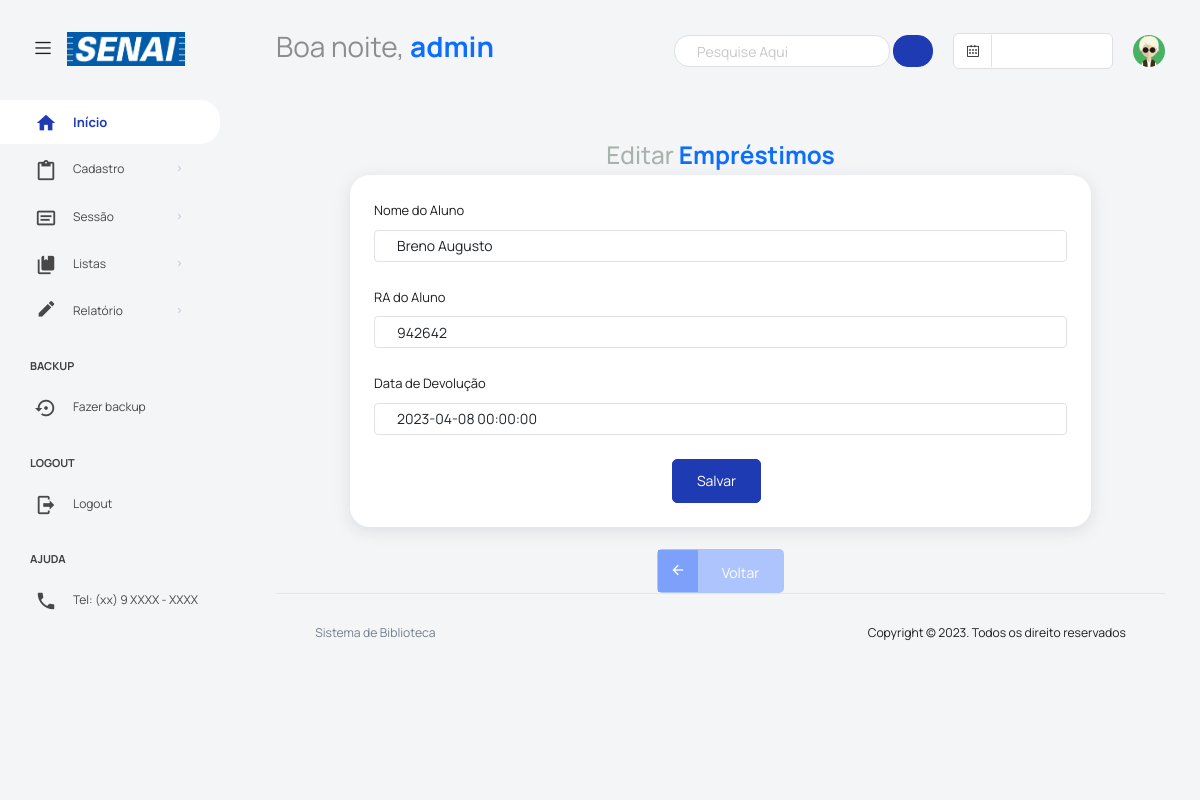
The app's page /editar_emprestimo.php?id_opcao=5 (signed in) with its own data.
### tables this page shows
CREATE TABLE `cad_login` (
  `id_num` int(15) NOT NULL,
  `nome` varchar(70) NOT NULL,
  `email` varchar(70) NOT NULL,
  `senha` varchar(32) NOT NULL
);

CREATE TABLE `emprestimo` (
  `id_opcao` int(30) NOT NULL,
  `nome_aluno` varchar(50) NOT NULL,
  `num_id` int(15) NOT NULL,
  `email` varchar(50) NOT NULL,
  `nome_livro` varchar(60) NOT NULL,
  `nome_livro2` varchar(100) NOT NULL,
  `nome_livro3` varchar(100) NOT NULL,
  `cod_spn` varchar(50) NOT NULL,
  `cod_spn2` varchar(20) NOT NULL,
  `cod_spn3` varchar(20) NOT NULL,
  `emprestimo` varchar(50) NOT NULL,
  `data_e` datetime NOT NULL,
  `data_f` datetime NOT NULL,
  `status` tinyint(1) DEFAULT 1 COMMENT '0 - Devolvido | 1 - Emprestado | 2 - Atrasado'
);

### editar_emprestimo.php (the view, shortened to what this page needs)
<?php
include_once('include/header.php');
if(isset($_POST['nome_aluno'])){
    $id_opcao = $_POST['id_opcao'];
	  $nome_aluno  = $_POST['nome_aluno'];
    $num_id = $_POST['num_id'];
	  $num_id = $_POST['num_id'];
	  $data_f = $_POST['data_f'];
	$sql = "UPDATE emprestimo SET nome_aluno = '$nome_aluno', num_id = $num_id, data_f = '$data_f' WHERE id_opcao = $id_opcao";
	$rodar_sql = mysqli_query($_SESSION['conexao'], $sql);
	if($rodar_sql === TRUE){
    echo '<br><center><label class="badge badge-success" style="font-size:medium;">Dados atualizados</label></center>';
  }else{
    echo '<br><center><label class="badge badge-danger" style="font-size:medium;">Erro ao atualizar</label></center>';
  }
    $sql2 = "SELECT * FROM emprestimo WHERE id_opcao = ".$id_opcao;
	$rodar_sql2 = mysqli_query($_SESSION['conexao'], $sql2);
	$linha = mysqli_fetch_array($rodar_sql2, MYSQLI_ASSOC);
}else{
	$id_get = $_GET['id_opcao'];
	$sql3 = "SELECT * FROM emprestimo WHERE id_opcao = ".$id_get;
	$rodar_sql3 = mysqli_query($_SESSION['conexao'], $sql3);
	$linha = mysqli_fetch_array($rodar_sql3, MYSQLI_ASSOC);
}
?>
<head>
  <link rel="stylesheet" href="vendors/feather/feather.css">
  <link rel="stylesheet" href="vendors/mdi/css/materialdesignicons.min.css">
  <link rel="stylesheet" href="vendors/ti-icons/css/themify-icons.css">
  <link rel="stylesheet" href="vendors/typicons/typicons.css">
  <link rel="stylesheet" href="vendors/simple-line-icons/css/simple-line-icons.css">
  <link rel="stylesheet" href="vendors/css/vendor.bundle.base.css">
  <link rel="stylesheet" href="vendors/datatables.net-bs4/dataTables.bootstrap4.css">
  <link rel="stylesheet" href="js/select.dataTables.min.css">
  <link rel="stylesheet" href="css/vertical-layout-light/style.css">
</head>
<br>
<center><h3 class="welcome-text" style="color: #a8b3ab;">Editar <span class="text-primary fw-bold">Empréstimos</span></h3></center>
              <div class="col-md-10 grid-margin stretch-card" style="margin: 0 auto;">
              <div class="card">
                <div class="card-body">
                  <form class="forms-sample" action="editar_emprestimo.php" method="post">
                    <div class="form-group">
                      <label >Nome do Aluno</label>
                      <input type="text" class="form-control"  name="nome_aluno" value="<?php echo $linha['nome_aluno']; ?>">
                    </div>
                    <div class="form-group">
                      <label >RA do Aluno</label>
                      <input type="text" class="form-control"  name="num_id" value="<?php echo $linha['num_id']; ?>">
                    </div>
                    <div class="form-group">
                      <label >Data de Devolução</label>
                      <input type="text" class="form-control"  name="data_f" value="<?php echo $linha['data_f']; ?>">
                    </div>
                    <center><button type="submit" class="btn btn-primary me-2" value="Enviar">Salvar</button></center>
                  </form>
                </div>
              </div>
            </div>
          <center><br><button type="button" class="btn btn-social-icon-text btn-facebook"><i class="mdi mdi-arrow-left"></i><a href="lista_emprestados.php">Voltar</a></button><br></center>
<?php
include_once('include/footer.php');
?>

### include/header.php (shortened to what this page needs)
<?php
$emaill = $_SESSION['email'];
$sql = "SELECT * FROM cad_login WHERE email = '$emaill'";
$resp = mysqli_query($_SESSION['conexao'], $sql);
while ($linha = mysqli_fetch_array($resp)) {
  $nome = $linha['nome'];
}
$hora = date('H');
if ($hora > 6 and $hora <= 12) {
  $var = 'Bom dia, ';
} elseif ($hora > 12 and $hora < 18) {
  $var = 'Boa tarde, ';
} else {
  $var = 'Boa noite, ';
}
?>
<!DOCTYPE html>
<html lang="pt-br">
<head>
  <link rel="stylesheet" href="vendors/feather/feather.css">
  <link rel="stylesheet" href="vendors/mdi/css/materialdesignicons.min.css">
  <link rel="stylesheet" href="vendors/ti-icons/css/themify-icons.css">
  <link rel="stylesheet" href="vendors/typicons/typicons.css">
  <link rel="stylesheet" href="vendors/simple-line-icons/css/simple-line-icons.css">
  <link rel="stylesheet" href="vendors/css/vendor.bundle.base.css">
  <link rel="stylesheet" href="vendors/datatables.net-bs4/dataTables.bootstrap4.css">
  <link rel="stylesheet" href="js/select.dataTables.min.css">
  <link rel="stylesheet" href="css/vertical-layout-light/style.css">
</head>
<body>
  <nav class="navbar default-layout col-lg-12 col-12 p-0 fixed-top d-flex align-items-top flex-row">
    <div class="text-center navbar-brand-wrapper d-flex align-items-center justify-content-start">
      <div class="me-3">
        <button class="navbar-toggler navbar-toggler align-self-center" type="button" data-bs-toggle="minimize">
          <span class="icon-menu"></span>
        </button>
      </div>
      <div>
        <a class="navbar-brand brand-logo" href="home.php">
          <img src="logo_senai.png" alt="logo" />
        </a>
      </div>
    </div>
    <div class="navbar-menu-wrapper d-flex align-items-top">
      <ul class="navbar-nav">
        <li class="nav-item font-weight-semibold d-none d-lg-block ms-0">
          <h1 class="welcome-text"><?php echo $var; ?><span class="text-primary fw-bold"><?php echo $nome; ?></span></h1>
        </li>
      </ul>
      <ul class="navbar-nav ms-auto">
      <ul class="navbar-nav ms-auto">
        <form class="search-form" action="buscar.php" id="the-basics">
          <span class="twitter-typeahead" style="position: relative; display: inline-block;top:1.5px;">
            <input type="search" class="form-control" placeholder="Pesquise Aqui" title="Pesquise Aqui" name="pesquisar" value="<?php if (isset($_GET['pesquisar'])) echo $_GET['pesquisar']; ?>" style="border-radius:15px;">
          </span>
          <button type="submit" style="margin-bottom: 2px;" class="btn btn-primary btn-sm"><i class="icon-search" style="margin-top: -2px;"></i></button>
        </form>
        <li class="nav-item d-none d-lg-block">
          <div id="datepicker-popup" class="input-group date datepicker navbar-date-picker">
            <span class="input-group-addon input-group-prepend border-right">
              <span class="icon-calendar input-group-text calendar-icon"></span>
            </span>
            <input type="text" class="form-control">
          </div>
        </li>
          <li class="nav-item dropdown d-none d-lg-block user-dropdown">
              <a class="nav-link" id="UserDropdown" href="#" data-bs-toggle="dropdown" aria-expanded="false">
                <img class="img-xs rounded-circle" src="images/perfil/d3.png" alt="Imagem de perfil"></a>
            </li>
      </ul>
    </div>
  </nav>
  <div class="container-fluid page-body-wrapper ">
    <nav class="sidebar sidebar-offcanvas" id="sidebar">
      <ul class="nav">
        <li class="nav-item active">
          <a class="nav-link" href="home.php">
            <i class="mdi mdi-grid-large menu-icon mdi mdi-home"></i>
            <span class="menu-title">Início</span>
          </a>
        </li>
        <li class="nav-item">
          <a class="nav-link" data-bs-toggle="collapse" href="#form-elements" aria-expanded="false">
            <i class="menu-icon mdi mdi-content-paste"></i>
            <span class="menu-title">Cadastro</span>
            <i class="menu-arrow"></i>
          </a>
        </li>
        <li class="nav-item">
          <a class="nav-link" data-bs-toggle="collapse" href="#tables" aria-expanded="false">
            <i class="menu-icon mdi mdi-card-text-outline"></i>
            <span class="menu-title">Sessão</span>
            <i class="menu-arrow"></i>
          </a>
        </li>
        <li class="nav-item">
          <a class="nav-link" data-bs-toggle="collapse" href="#table" aria-expanded="false" aria-controls="icons">
            <i class="menu-icon mdi mdi mdi-book-multiple"></i>
            <span class="menu-title">Listas</span>
            <i class="menu-arrow"></i>
          </a>
        </li>
        <li class="nav-item">
          <a class="nav-link" data-bs-toggle="collapse" href="#tabless" aria-expanded="false">
            <i class="menu-icon mdi mdi-border-color"></i>
            <span class="menu-title">Relatório</span>
            <i class="menu-arrow"></i>
          </a>
        </li>
        <li class="nav-item nav-category">Backup</li>
        <li class="nav-item">
          <a class="nav-link" href="backup.php">
            <i class="menu-icon mdi mdi-backup-restore"></i>
            <span class="menu-title">Fazer backup</span>
          </a>
        </li>
        <li class="nav-item nav-category">Logout</li>
        <li class="nav-item">
          <a class="nav-link" href="logout.php?logout='sair'">
            <i class="menu-icon mdi mdi-logout"></i>
            <span class="menu-title">Logout</span>
          </a>
        </li>
        <li class="nav-item nav-category">Ajuda</li>
        <li class="nav-item">
          <a class="nav-link" href="#">
            <i class="menu-icon mdi mdi-phone"></i>
            <span class="menu-title">Tel: (xx) 9 XXXX - XXXX</span>
          </a>
        </li>
      </ul>
    </nav>
    <div class="main-panel">
      <div class="content-wrapper">
        <div class="row">
          <div class="col-sm-12">

### editar_emprestimo.php (style rules this page uses)
a { text-decoration: none; color: white; }

### records on screen
cad_login: nome "admin"
emprestimo: nome_aluno "Breno Augusto", num_id "942642", data_f "2023-04-08 00:00:00"

### other values on screen
$var "Boa noite,"
